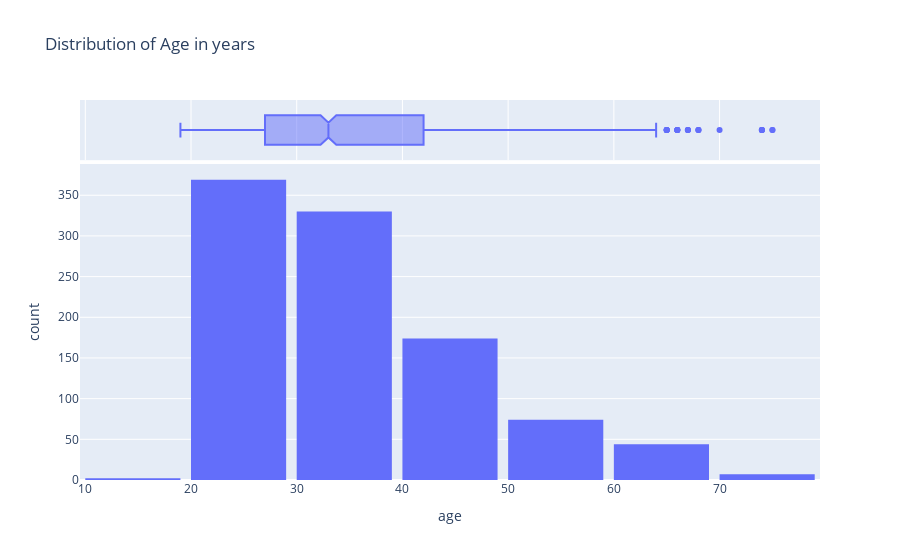

Notebook cell for this chart:
### Code cell
# Distribution of Age
fig = px.histogram(df,
                   x = 'age',
                   marginal = 'box',
                   nbins=8,
                   title='Distribution of Age in years')
fig.update_layout(bargap=0.1)
fig.show()

### Figure 1 — Plotly figure (JSON) as saved in the notebook; plotly's stock layout.template omitted (floating-point values rounded to 4 significant figures; data arrays with more than 128 entries replaced by an {"elided": "..."} marker saying what was removed)
{"data": [{"bingroup": "x", "hovertemplate": "age=%{x}<br>count=%{y}<extra></extra>", "legendgroup": "", "marker": {"color": "#636efa", "pattern": {"shape": ""}}, "name": "", "nbinsx": 8, "orientation": "v", "showlegend": false, "type": "histogram", "x": {"elided": "1000 int values"}, "xaxis": "x", "yaxis": "y"}, {"hovertemplate": "age=%{x}<extra></extra>", "legendgroup": "", "marker": {"color": "#636efa"}, "name": "", "notched": true, "showlegend": false, "type": "box", "x": {"elided": "1000 int values"}, "xaxis": "x2", "yaxis": "y2"}], "layout": {"bargap": 0.1, "barmode": "relative", "legend": {"tracegroupgap": 0}, "title": {"text": "Distribution of Age in years"}, "xaxis": {"anchor": "y", "domain": [0, 1], "title": {"text": "age"}}, "xaxis2": {"anchor": "y2", "domain": [0, 1], "matches": "x", "showgrid": true, "showticklabels": false}, "yaxis": {"anchor": "x", "domain": [0, 0.8316], "title": {"text": "count"}}, "yaxis2": {"anchor": "x2", "domain": [0.8416, 1], "matches": "y2", "showgrid": false, "showline": false, "showticklabels": false, "ticks": ""}}}
